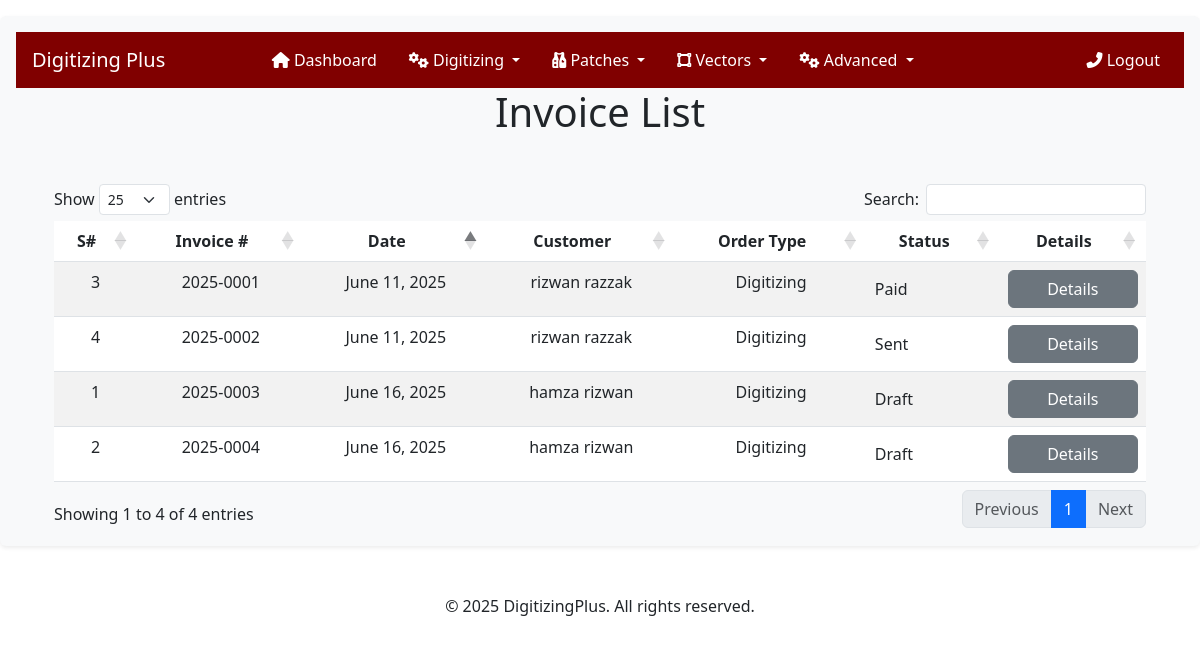
The app's page /user/admin/find-invoice/ (signed in) with its own data.
### finance/models.py (models this page shows, shortened)
class Invoice(models.Model):
    STATUS_CHOICES = [
        ('draft', 'Draft'),
        ('sent', 'Sent'),
        ('paid', 'Paid'),
        ('overdue', 'Overdue'),
    ]
    invoice_number = models.CharField(max_length=20, unique=True)
    customer = models.ForeignKey(settings.AUTH_USER_MODEL, on_delete=models.PROTECT)
    date = models.DateField(auto_now_add=True)
    status = models.CharField(max_length=20, choices=STATUS_CHOICES, default='draft')
    total = models.DecimalField(max_digits=10, decimal_places=2)
    created_at = models.DateField(auto_now_add=True, null=True, blank=True)
    digitizing_order = models.ForeignKey(
        'crafting.DigitizingOrder',
        on_delete=models.PROTECT,
        null=True,
        blank=True
    )
    patch_order = models.ForeignKey(
        'crafting.PatchOrder',
        on_delete=models.PROTECT,
        null=True,
        blank=True
    )
    vector_order = models.ForeignKey(
        'crafting.VectorOrder',
        on_delete=models.PROTECT,
        null=True,
        blank=True
    )
    class Meta:
        ordering = ['-date']

### users/models.py (models this page shows, shortened)
class User(AbstractUser):
    COUNTRY_CHOICES = [
        ('United States', 'United States'),
        ('United Kingdom', 'United Kingdom'),
        ('Australia', 'Australia'),
        ('New Zealand', 'New Zealand'),
        ('Germany', 'Germany'),
        ('Canada', 'Canada'),
    ]
    username = None
    user_id = models.CharField(max_length=100, unique=True, blank=False, null=False)
    email = models.EmailField(unique=True)
    email2 = models.EmailField(blank=True, null=True, verbose_name="Secondary Email")
    email3 = models.EmailField(blank=True, null=True, verbose_name="Tertiary Email")
    first_name = models.CharField(max_length=100, blank=False, null=False)
    last_name = models.CharField(max_length=100, blank=False, null=False)
    phone_number = models.CharField(max_length=50, null=True, blank=True)
    address = models.CharField(max_length=500)
    city = models.CharField(max_length=50)
    state = models.CharField(max_length=50)
    zip_code = models.CharField(max_length=15)
    created_at = models.DateField(auto_now_add=True, null=True, blank=True)
    country = models.CharField(
        max_length=15,
        choices=COUNTRY_CHOICES,
        default='US',  # Default to United States
        verbose_name="Country"
    )
    USERNAME_FIELD = 'user_id'
    REQUIRED_FIELDS = []  # Removed email from required fields
    objects = UserManager()
    COUNTRY_CODE_MAP = {
        'United States': 'us',
        'United Kingdom': 'gb',
        'Australia': 'au',
        'New Zealand': 'nz',
        'Germany': 'de',
        'Canada': 'ca',
    }

### users/adminviews.py (the view)
# urls.py: path('admin/find-invoice/', adminviews.admin_invoice_list, name='admin-invoice-list'),
@login_required
@user_passes_test(lambda u: u.is_superuser)
def admin_invoice_list(request):
    invoices = Invoice.objects.all()
    context = {
        'invoices': invoices
    }
    return render(request, 'finance/invoice-list.html', context)

### digitizingplus/context_processors.py (called while the page is built)
def company_info(request):
    try:
        company = CompanyInfo.objects.first()
    except CompanyInfo.DoesNotExist:
        company = None
    return {'company_info': company}

### finance/templates/finance/invoice-list.html (shortened to what this page needs)
{% extends "users/admin/base.html" %}
{% load static %}
{% block content %}
    <h1 class="text-center mb-3">Invoice List</h1>
    <div class="container-fluid mt-5">
        <table id="invoiceTable" class="table table-striped" style="width:100%">
            <thead>
                <tr>
                    <th class="text-center">S#</th>
                    <th class="text-center">Invoice #</th>
                    <th class="text-center">Date</th>
                    <th class="text-center">Customer</th>
                    <th class="text-center">Order Type</th>
                    <th class="text-center">Status</th>
                    <th class="text-center">Details</th>
                </tr>
            </thead>
            <tbody>
                {% for invoice in invoices %}
                    <tr>
                        <td class="text-center">{{forloop.counter}}</td>
                        <td class="text-center">{{ invoice.invoice_number }}</td>
                        <td class="text-center">{{ invoice.date }}</td>
                        <td class="text-center">{{ invoice.customer.first_name }} {{ invoice.customer.last_name }}</td>
                        <td class="text-center">
                            {% if invoice.digitizing_order %}
                                Digitizing
                            {% endif %}
                        </td>
                        <td class="align-middle">
                            {{ invoice.status|capfirst }}
                        </td>
                        <td class="align-middle"><a class="btn btn-secondary w-100" href="{% url "users:admin-invoice-detail" invoice.id %}">Details</a></td>
                    </tr>
                {% endfor %}
            </tbody>
        </table>
</div>
{% endblock content %}

### records on screen
Invoice: invoice_number "2025-0003", date "June 16, 2025", customer.first_name "hamza", customer.last_name "rizwan", shows "Digitizing", status "Draft"
Invoice: invoice_number "2025-0004", date "June 16, 2025", customer.first_name "hamza", customer.last_name "rizwan", shows "Digitizing", status "Draft"
Invoice: invoice_number "2025-0001", date "June 11, 2025", customer.first_name "rizwan", customer.last_name "razzak", shows "Digitizing", status "Paid"
Invoice: invoice_number "2025-0002", date "June 11, 2025", customer.first_name "rizwan", customer.last_name "razzak", shows "Digitizing", status "Sent"
